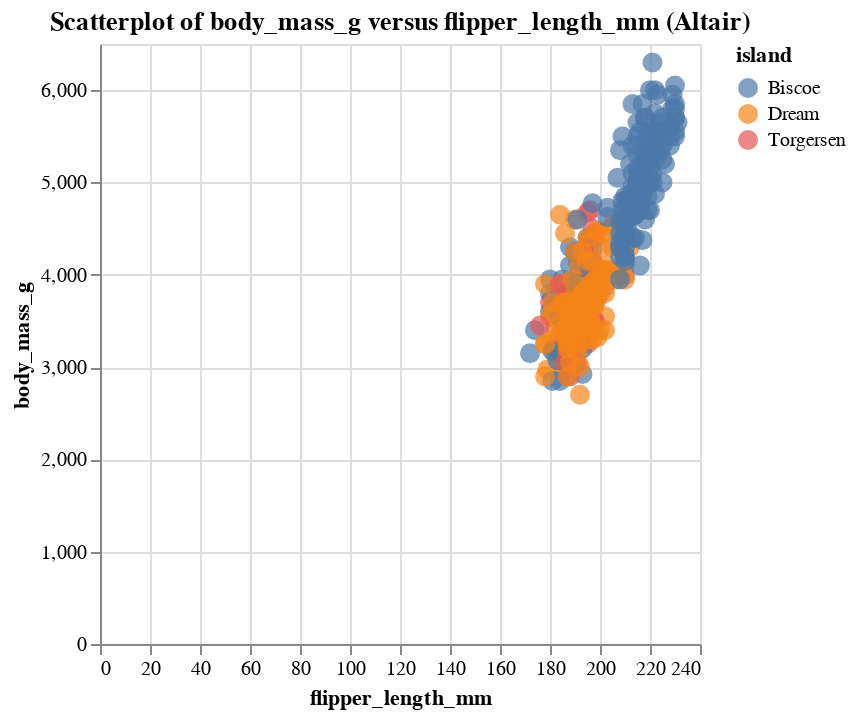

The notebook cell this image was saved under:
### Code cell
#Altair
alt.Chart(penguins).mark_circle(size=100, opacity=0.7).encode(
    x=alt.X(col1, title=col1),
    y=alt.Y(col2, title=col2),
    color='island:N',
    tooltip='species'
).properties(
    title=f'Scatterplot of {col2} versus {col1} (Altair)'
).interactive()

### Figure 1 — Vega-Lite specification as saved in the notebook (floating-point values rounded to 4 significant figures; data arrays with more than 128 entries replaced by an {"elided": "..."} marker saying what was removed)
{"config": {"view": {"continuousWidth": 300, "continuousHeight": 300}}, "data": {"name": "data-6503fb4fbd21ca2400956d2086879525"}, "mark": {"type": "circle", "opacity": 0.7, "size": 100}, "encoding": {"color": {"field": "island", "type": "nominal"}, "tooltip": {"field": "species", "type": "nominal"}, "x": {"field": "flipper_length_mm", "title": "flipper_length_mm", "type": "quantitative"}, "y": {"field": "body_mass_g", "title": "body_mass_g", "type": "quantitative"}}, "params": [{"name": "param_2", "select": {"type": "interval", "encodings": ["x", "y"]}, "bind": "scales"}], "title": "Scatterplot of body_mass_g versus flipper_length_mm (Altair)", "$schema": "https://vega.github.io/schema/vega-lite/v5.14.1.json", "datasets": {"data-6503fb4fbd21ca2400956d2086879525": {"elided": "344 records"}}}
